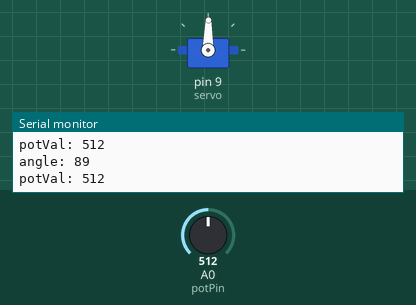
The sketch below on a simulated Arduino Uno, built with avr-gcc and run on an emulated ATmega328P. Parts: servo, the last lines printed to the serial monitor. The test bench sets the inputs (shaded band); at power-on: A0 (potPin) = 512.

Above: at 1.2 s.
1.3 s: A0 (potPin) set to 108
At 1.8 s:
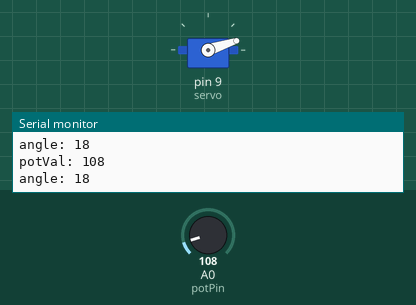
2.8 s: A0 (potPin) set to 94
At 3.7 s:
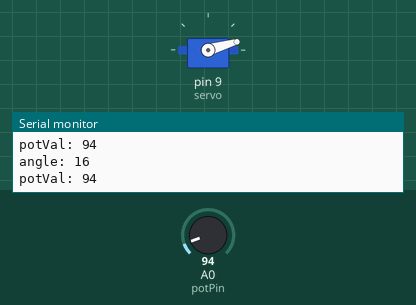
5.8 s: A0 (potPin) set to 558
At 6.9 s:
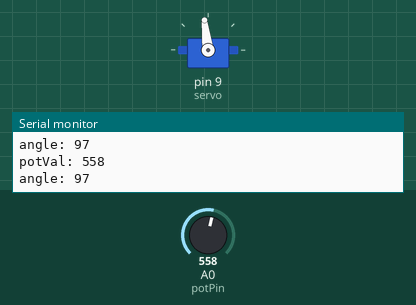
7.3 s: A0 (potPin) set to 585
At 8.5 s:
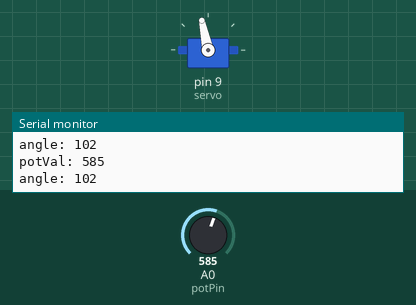
8.8 s: A0 (potPin) set to 306
At 9.8 s:
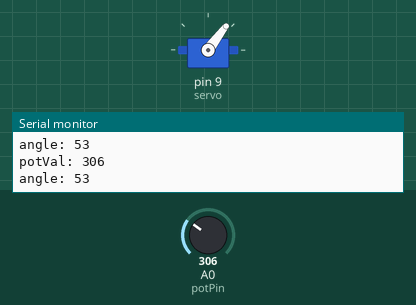
10.3 s: A0 (potPin) set to 716
At 11.7 s:
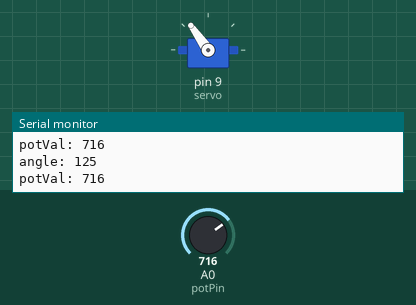
Timing chart, 0 to 12.8 s (numbered marks = the images above; inputs shaded):
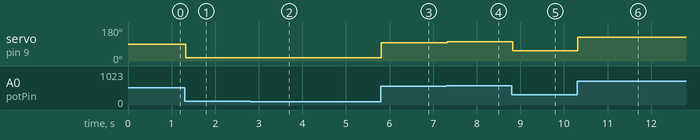

The sketch:

mood-servo.ino
```cpp
#include <Servo.h>

Servo servo;

int const potPin = A0;
int potVal;
int angle;

void setup() {
  // put your setup code here, to run once:
  servo.attach(9);

  Serial.begin(9600);
}

void loop() {
  // put your main code here, to run repeatedly:
  potVal = analogRead(potPin);
  Serial.print("potVal: ");
  Serial.print(potVal);
  Serial.print("\n");
  // Convert the potentiometer data to usable numbers
  angle = map(potVal, 0, 1023, 0, 179);
  Serial.print("angle: ");
  Serial.print(angle);
  Serial.print("\n");

  // Move Servo
  servo.write(angle);
  delay(15);
}
```

Measured:
- after the input at 1.3 s, servo on pin 9 (servo): 89° → 18° at once
- after the input at 2.8 s, servo on pin 9 (servo): 18° → 16° at once
- after the input at 5.8 s, servo on pin 9 (servo): 16° → 97° at once
- after the input at 7.3 s, servo on pin 9 (servo): 97° → 102° at once
- after the input at 8.8 s, servo on pin 9 (servo): 102° → 53° at once
- after the input at 10.3 s, servo on pin 9 (servo): 53° → 125° at once
